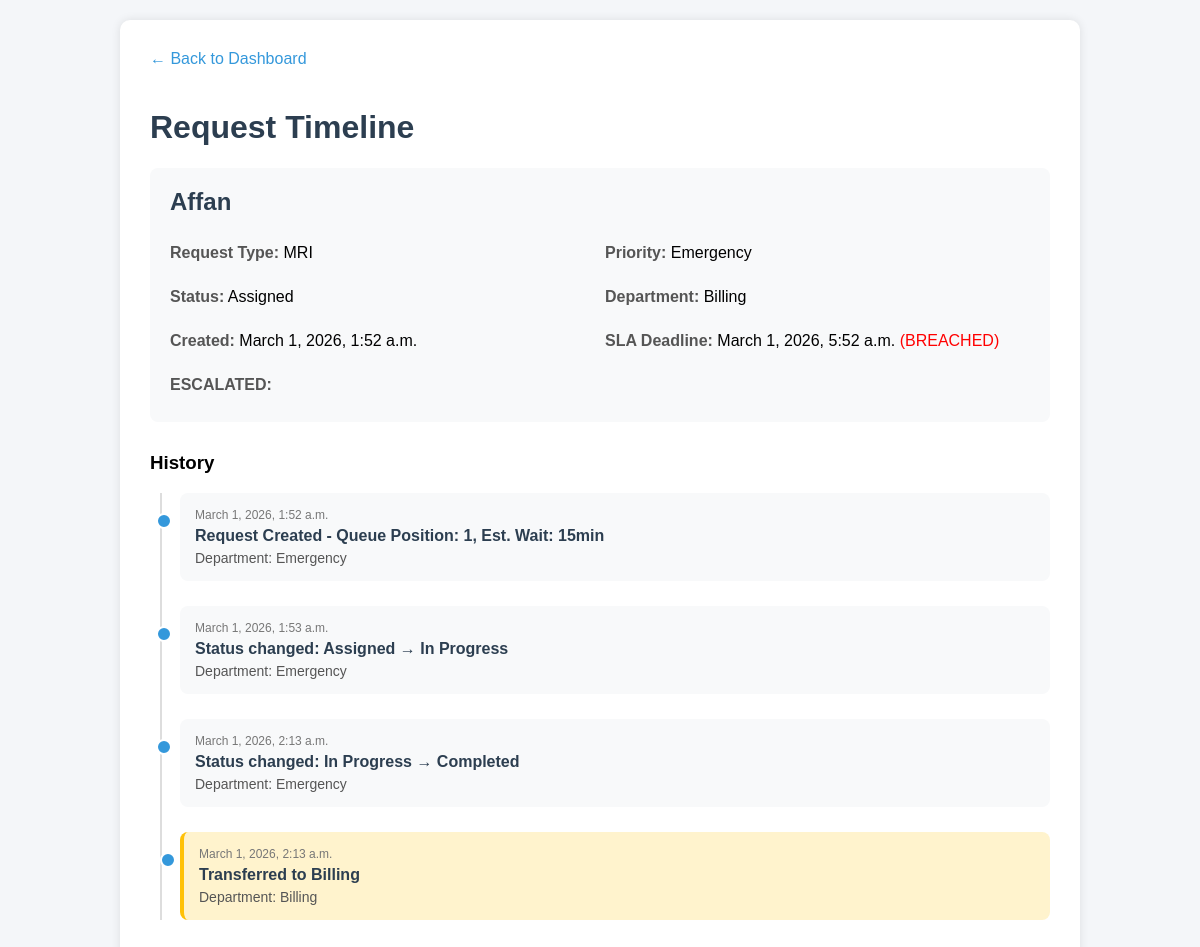
The app's page /timeline/9/ with its own data.
### core/models.py (models this page shows, shortened)
class Request(models.Model):
    STATUS_CHOICES = [
        ('Assigned', 'Assigned'),
        ('In Progress', 'In Progress'),
        ('Completed', 'Completed'),
        ('Closed', 'Closed'),
    ]
    PRIORITY_CHOICES = [
        ('Normal', 'Normal'),
        ('Emergency', 'Emergency'),
    ]
    CATEGORY_CHOICES = [
        ('Outpatient', 'Outpatient'),
        ('Inpatient', 'Inpatient'),
        ('Emergency', 'Emergency'),
        ('Follow-up', 'Follow-up'),
    ]
    patient_name = models.CharField(
        max_length=100,
        help_text="Patient full name"
    )
    request_type = models.CharField(
        max_length=100,
        help_text="Type of medical service requested"
    )
    priority = models.CharField(
        max_length=20,
        choices=PRIORITY_CHOICES,
        default='Normal',
        help_text="Request priority level"
    )
    category = models.CharField(
        max_length=20,
        choices=CATEGORY_CHOICES,
        default='Outpatient',
        help_text="Request category"
    )
    status = models.CharField(
        max_length=50,
        choices=STATUS_CHOICES,
        default='Assigned',
        help_text="Current request status"
    )
    assigned_department = models.ForeignKey(
        Department,
        on_delete=models.SET_NULL,
        null=True,
        blank=True,
        related_name='assigned_requests',
        help_text="Department handling this request"
    )
    queue_position = models.PositiveIntegerField(
        default=0,
        help_text="Position in department queue"
    )
    estimated_wait_time = models.PositiveIntegerField(
        default=0,
        help_text="Estimated wait time in minutes"
    )
    assigned_at = models.DateTimeField(
        null=True,
        blank=True,
        help_text="When request was assigned to department"
    )
    in_progress_at = models.DateTimeField(
        null=True,
        blank=True,
        help_text="When request status changed to In Progress"
    )
    completed_at = models.DateTimeField(
        null=True,
        blank=True,
        help_text="When request was completed"
    )
    sla_deadline = models.DateTimeField(
        null=True,
        blank=True,
        help_text="Service Level Agreement deadline"
    )
    is_escalated = models.BooleanField(
        default=False,
        help_text="Whether request has been escalated"
    )
    escalation_reason = models.TextField(
        blank=True,
        help_text="Reason for escalation"
    )
    notes = models.TextField(
        blank=True,
        help_text="Additional notes"
    )
    created_at = models.DateTimeField(auto_now_add=True)
    updated_at = models.DateTimeField(auto_now=True)
    class Meta:
        ordering = ['-priority', 'queue_position', '-created_at']
        indexes = [
            models.Index(fields=['status']),
            models.Index(fields=['priority']),
            models.Index(fields=['request_type']),
            models.Index(fields=['created_at']),
            models.Index(fields=['patient_name']),
            models.Index(fields=['category']),
            models.Index(fields=['queue_position']),
            models.Index(fields=['is_escalated']),
        ]
    @property
    def is_sla_breached(self):
        if self.sla_deadline and timezone.now() > self.sla_deadline:
            return True
        return False

class Department(models.Model):
    name = models.CharField(
        max_length=100,
        unique=True,
        help_text="Department name"
    )
    current_load = models.IntegerField(
        default=0,
        validators=[
            MinValueValidator(0, message="Load cannot be negative"),
        ],
        help_text="Current number of active requests"
    )
    threshold = models.IntegerField(
        default=5,
        validators=[
            MinValueValidator(1, message="Threshold must be at least 1"),
            MaxValueValidator(100, message="Threshold cannot exceed 100"),
        ],
        help_text="Maximum capacity before overload"
    )
    sla_hours = models.PositiveIntegerField(
        default=24,
        help_text="SLA target time in hours"
    )
    description = models.TextField(
        blank=True,
        default='',
        help_text="Department description"
    )
    is_active = models.BooleanField(
        default=True,
        help_text="Whether department is active"
    )
    created_at = models.DateTimeField(auto_now_add=True, null=True)
    updated_at = models.DateTimeField(auto_now=True, null=True)
    class Meta:
        ordering = ['name']
        indexes = [
            models.Index(fields=['name']),
            models.Index(fields=['is_active']),
        ]
    def __str__(self):
        return self.name

class RequestHistory(models.Model):
    request = models.ForeignKey(
        Request,
        on_delete=models.CASCADE,
        related_name='history',
        help_text="The request this history belongs to"
    )
    department = models.ForeignKey(
        Department,
        on_delete=models.SET_NULL,
        null=True,
        blank=True,
        related_name='request_history',
        help_text="Department at time of this history entry"
    )
    status = models.CharField(
        max_length=100,
        help_text="Status at this point in history"
    )
    notes = models.TextField(
        blank=True,
        help_text="Additional notes for this history entry"
    )
    timestamp = models.DateTimeField(auto_now_add=True)
    class Meta:
        ordering = ['-timestamp']
        verbose_name_plural = 'Request histories'
        indexes = [
            models.Index(fields=['request', '-timestamp']),
        ]

### core/views.py (the view)
# urls.py: path('timeline/<int:request_id>/', views.request_timeline, name='timeline'),
def request_timeline(request, request_id):
    req = get_object_or_404(Request, id=request_id)
    history = RequestHistory.objects.filter(request=req).order_by("timestamp")
    progress = get_request_progress(req)
    return render(request, "timeline.html", {
        "request_obj": req,
        "history": history,
        "progress": progress,
    })

### core/templates/timeline.html (shortened to what this page needs)
<!DOCTYPE html>
<html>
<head>
</head>
<body>
<div class="container">
    <a href="/" class="back-link">&larr; Back to Dashboard</a>
    <h1>Request Timeline</h1>
    <div class="request-info">
        <h2>{{ request_obj.patient_name }}</h2>
        <div class="info-grid">
            <div class="info-item">
                <span class="info-label">Request Type:</span> {{ request_obj.request_type }}
            </div>
            <div class="info-item">
                <span class="info-label">Priority:</span> {{ request_obj.priority }}
            </div>
            <div class="info-item">
                <span class="info-label">Status:</span> {{ request_obj.status }}
            </div>
            <div class="info-item">
                <span class="info-label">Department:</span> {{ request_obj.assigned_department|default:"Not assigned" }}
            </div>
            <div class="info-item">
                <span class="info-label">Created:</span> {{ request_obj.created_at }}
            </div>
            <div class="info-item">
                <span class="info-label">SLA Deadline:</span>
                {% if request_obj.sla_deadline %}
                    {{ request_obj.sla_deadline }}
                    {% if request_obj.is_sla_breached %}
                        <span style="color: red;">(BREACHED)</span>
                    {% endif %}
                {% else %}
                    Not set
                {% endif %}
            </div>
            {% if request_obj.is_escalated %}
            <div class="info-item" style="grid-column: span 2; color: red;">
                <span class="info-label">ESCALATED:</span> {{ request_obj.escalation_reason }}
            </div>
            {% endif %}
        </div>
    </div>
    <h3>History</h3>
    <div class="timeline">
        {% for entry in history %}
        <div class="timeline-item
            {% if request_obj.is_sla_breached and forloop.last %}sla-breached{% endif %}">
            <div class="timeline-time">{{ entry.timestamp }}</div>
            <div class="timeline-status">{{ entry.status }}</div>
            {% if entry.department %}
            <div class="timeline-dept">Department: {{ entry.department.name }}</div>
            {% endif %}
        </div>
        {% empty %}
        <p>No history available.</p>
        {% endfor %}
    </div>
</div>
</body>
</html>

### core/templates/timeline.html (style rules this page uses)
body { font-family: Arial, sans-serif; background: #f4f6f9; margin: 0; padding: 20px; }
.container { max-width: 900px; margin: auto; background: white; padding: 30px; border-radius: 10px; box-shadow: 0px 0px 10px rgba(0,0,0,0.1); }
h1 { color: #2c3e50; }
.back-link { display: inline-block; margin-bottom: 20px; text-decoration: none; color: #3498db; }
.request-info { background: #f8f9fa; padding: 20px; border-radius: 8px; margin-bottom: 30px; }
.request-info h2 { margin-top: 0; color: #2c3e50; }
.info-grid { display: grid; grid-template-columns: repeat(2, 1fr); gap: 10px; }
.info-item { padding: 8px 0; }
.info-label { font-weight: bold; color: #555; }
.timeline { position: relative; padding-left: 30px; }
.timeline::before { content: ''; position: absolute; left: 10px; top: 0; bottom: 0; width: 2px; background: #ddd; }
.timeline-item { position: relative; margin-bottom: 25px; padding: 15px; background: #f8f9fa; border-radius: 8px; }
.timeline-item::before { content: ''; position: absolute; left: -24px; top: 20px; width: 12px; height: 12px; border-radius: 50%; background: #3498db; border: 2px solid white; }
.timeline-time { font-size: 12px; color: #777; margin-bottom: 5px; }
.timeline-status { font-weight: bold; color: #2c3e50; margin-bottom: 5px; }
.timeline-dept { font-size: 14px; color: #555; }
.sla-breached { background: #fff3cd; border-left: 4px solid #ffc107; }

### records on screen
Request: patient_name "Affan", request_type "MRI", priority "Emergency", status "Assigned", assigned_department "Billing", created_at "March 1, 2026, 1:52 a.m.", sla_deadline "March 1, 2026, 5:52 a.m."
RequestHistory: timestamp "March 1, 2026, 1:52 a.m.", status "Request Created - Queue Position: 1, Est. Wait: 15min", department.name "Emergency"
RequestHistory: timestamp "March 1, 2026, 1:53 a.m.", status "Status changed: Assigned → In Progress", department.name "Emergency"
RequestHistory: timestamp "March 1, 2026, 2:13 a.m.", status "Status changed: In Progress → Completed", department.name "Emergency"
RequestHistory: timestamp "March 1, 2026, 2:13 a.m.", status "Transferred to Billing", department.name "Billing"
